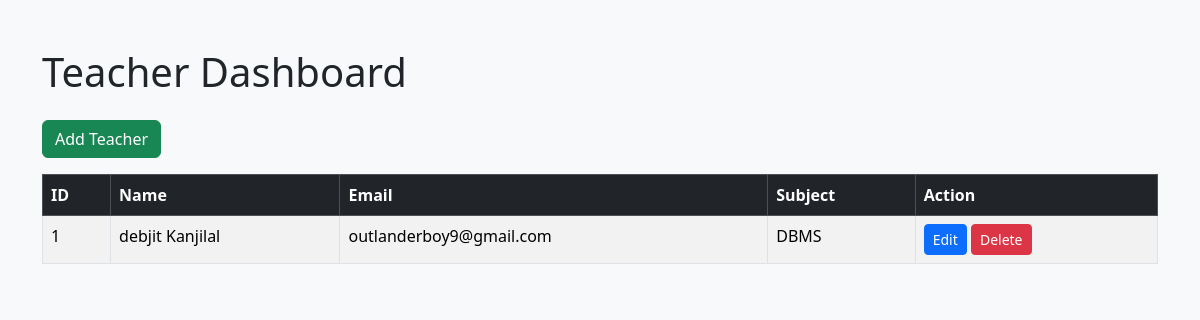
The page /teachers on the database its author committed.
### models.py (models this page shows)
class Teacher(db.Model):
    id = db.Column(db.Integer, primary_key=True)
    name = db.Column(db.String(100), nullable=False)
    email = db.Column(db.String(100), unique=True, nullable=False)
    department = db.Column(db.String(100))
    subject = db.Column(db.String(100))
    password = db.Column(db.String(100), nullable=False)

### app.py (the view)
@app.route("/teachers")
def teachers():
    teachers = Teacher.query.all()
    return render_template(
        "teacher_dashboard.html",
        teachers=teachers
    )

### templates/teacher_dashboard.html (shortened to what this page needs)
<!DOCTYPE html>
<html>
<head>
    <link href="https://cdn.jsdelivr.net/npm/bootstrap@5.3.3/dist/css/bootstrap.min.css" rel="stylesheet">
</head>
<body class="bg-light">
<div class="container mt-5">
    <h1 class="mb-4">Teacher Dashboard</h1>
    <a href="/add_teacher" class="btn btn-success mb-3">
        Add Teacher
    </a>
    <table class="table table-bordered table-striped">
        <thead class="table-dark">
            <tr>
                <th>ID</th>
                <th>Name</th>
                <th>Email</th>
                <th>Subject</th>
                <th>Action</th>
            </tr>
        </thead>
        <tbody>
            {% for teacher in teachers %}
            <tr>
                <td>{{ teacher.id }}</td>
                <td>{{ teacher.name }}</td>
                <td>{{ teacher.email }}</td>
                <td>{{ teacher.subject }}</td>
               <td>
    <a href="/edit_teacher/{{ teacher.id }}"
       class="btn btn-primary btn-sm">
       Edit
    </a>
    <a href="/delete_teacher/{{ teacher.id }}"
       class="btn btn-danger btn-sm">
       Delete
    </a>
</td>
            </tr>
            {% endfor %}
        </tbody>
    </table>
</div>
</body>
</html>

### rows shown on the page
Teacher: id "1", name "debjit Kanjilal", email "outlanderboy9@gmail.com", subject "DBMS"
